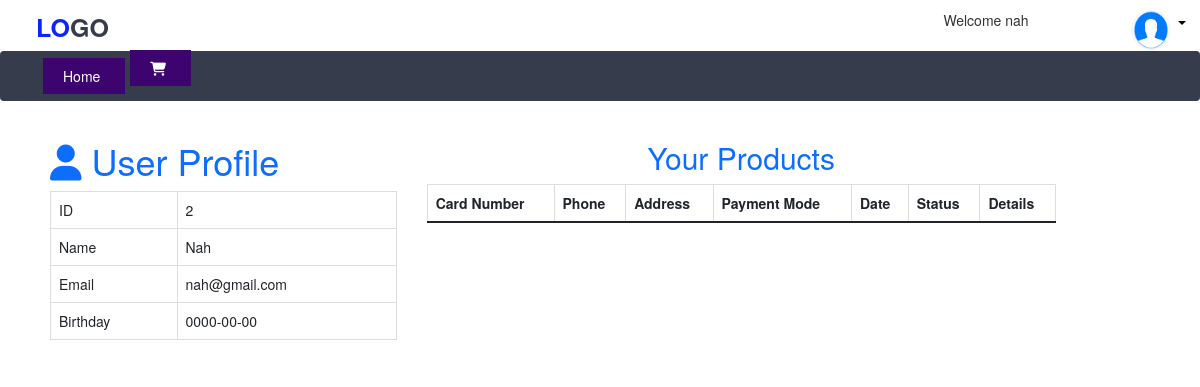
The page /profile.php (signed in) on the database its author committed.
### tables this page shows
CREATE TABLE `user` (
  `user_id` int(11) NOT NULL,
  `name` varchar(100) NOT NULL,
  `email` varchar(100) NOT NULL,
  `password` varchar(500) NOT NULL,
  `rating` int(11) DEFAULT NULL,
  `review` varchar(123) NOT NULL,
  `DateOfBirth` date NOT NULL,
  `username` varchar(30) NOT NULL
);

### profile.php (the view, shortened to what this page needs)
<?php
require_once './dbconn.php';
$user_id = 0;
if (isset($_SESSION['user_login'])) {
    $user_id = $_SESSION['user_login'];
    $take = mysqli_query($link, "SELECT * FROM `user` WHERE user_id='$user_id';");
    $taker = mysqli_fetch_assoc($take);
    $name = $taker['name'];
}
?>
<!DOCTYPE html>
<html lang="en">
<head>
    <link href="https://cdn.jsdelivr.net/npm/bootstrap@5.0.2/dist/css/bootstrap.min.css" rel="stylesheet">
    <link rel="stylesheet" href="styles/indexSt.css">
    <link href="../css/bootstrap.min.css" rel="stylesheet">
    <link href="../css/font-awesome.min.css" rel="stylesheet">
    <link href="styles/style1.css" rel="stylesheet">
    <link href="../css/dataTables.bootstrap.min.css" rel="stylesheet">
</head>
<body>
    <div class="header-sec">
        <div class="row">
            <div class="col-md-9 col-sm-9 brand-logo">
                <p><span class="no-same no-shop">LO</span><span class="no-same logo-shop">GO</span></p>
            </div>
            <div class="col-md-2 col-sm-2" style="text-align: center;margin-top: 10px;margin-bottom: 10px;">
                <?php
                if ($user_id) {
                    echo "Welcome ";
                    echo $name;
                }
                ?>
            </div>
            <div class="col-md-1 col-sm-1">
                <div class="dropdown">
                    <a class="dropdown-toggle" id="navbarDropdown" role="button" data-bs-toggle="dropdown" aria-expanded="false">
                        <?php
                        if ($user_id) {
                            echo '<img src="images/user_on.png" alt="">';
                        } else {
                            echo '<img src="images/user_off.png" alt="">';
                        }
                        ?>
                    </a>
                </div>
            </div>
        </div>
    </div>
    <nav class="navbar navbar-expand-lg navbar-dark navbar-bg">
        <div class="container-fluid">
            <div class="collapse navbar-collapse" id="navbarSupportedContent">
                <ul class="navbar-nav me-auto mb-2 mb-lg-0">
                    <li class="nav-item">
                        <div class="d-flex myCartMenu me-2">
                            <a class="" href="index.php">Home</a>
                        </div>
                    </li>
                </ul>
                <?php
                if ($user_id > 0) { ?>
                    <div id="myCartBtn" class="myCartMenu">
                        <a href="mycart.php">
                            <i class="fas fa-shopping-cart"></i>
                        </a>
                    </div>
                <?php
                }
                ?>
            </div>
        </div>
    </nav>
    <div style="margin: 20px 50px">
        <?php
        if ($user_id) { ?>
            <div class="row">
                <div class="col-sm-4">
                    <h1 class="text-primary"><i class="fa fa-user"></i> User Profile</h1>
                    <table class="table table-bordered">
                        <tr>
                            <td>ID</td>
                            <td><?= $user_id; ?></td>
                        </tr>
                        <tr>
                            <td>Name</td>
                            <td><?= ucwords($taker['name']); ?></td>
                        </tr>
                        <tr>
                            <td>Email</td>
                            <td><?= $taker['email']; ?></td>
                        </tr>
                        <tr>
                            <td>Birthday</td>
                            <td><?= $taker['DateOfBirth']; ?></td>
                        </tr>
                    </table>
                </div>
                <div class="col-sm-7">
                    <h2 class="text-primary" style="text-align: center;">Your Products</h2>
                    <div class="table-responsive">
                        <table id='data' class="table table-striped table-hover table-bordered">
                            <thead>
                                <tr>
                                    <th>Card Number</th>
                                    <th>Phone</th>
                                    <th>Address</th>
                                    <th>Payment Mode</th>
                                    <th>Date</th>
                                    <th>Status</th>
                                    <th>Details</th>
                                </tr>
                            </thead>
                        </table>
                    </div>
                </div>
            <?php
        } else {
            echo "<h1>Please <a href='login.php'>Login</a> first</h1>";
        }
            ?>
            <br><br>
            </div>
</body>
<br><br>
</html>

### styles/indexSt.css (style rules this page uses)
body { margin: 0; padding: 0; background-color: rgb(255, 255, 255); }
.header-sec { padding: 0px 3%; background-color: white; }
.header-sec a { text-decoration: none; color: black; }
.header-sec img { margin: 10px 0px 0px 50%; width: 40px; height: 40px; border-radius: 50%; }
.brand-logo { padding: 10px 0px 0px 0px; }
.no-same { font-size: 25px; font-weight: 700; }
.no-shop { color: rgb(9, 37, 250); }
.logo-shop { color: rgb(55, 60, 77); }
.navbar-bg { background-color: rgb(55, 60, 77); }
.navbar { margin-top: -5px; padding: 0px 1%; margin-bottom: 10px; }
.myCartMenu a { text-decoration: none; color: white; padding-right: 15px; }
.myCartMenu { background-color: rgb(61, 4, 111); padding: 8px 10px 8px 20px; display: inline; }

### rows shown on the page
user: name "nah", name "Nah", email "nah@gmail.com", DateOfBirth "0000-00-00"

### other values the page prints
$user_id "2"
